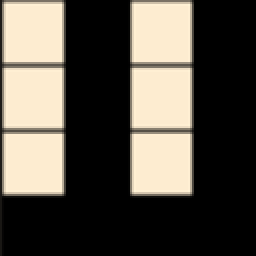
#> input picture imagenes/imagen0.png, 128 x 128 px (shown 2 times larger)
$ python compare_image.py
#> lines starting #> are read from the running program, lines starting #| are printed output that depends on the picture
from PIL import Image
import numpy as np
import os
import matplotlib.pyplot as plt
import matplotlib.patches as patches

# Definición de la clase del MX-Quadtree
class MXQuadtreeNode:
    def __init__(self, image_data, x, y, size):
        self.x = x
        self.y = y
        self.size = size
        self.image_data = image_data

        if self.size == 1:
            # Nodo hoja, valor de píxel único
            self.value = self.image_data[y, x]
            self.children = []
        else:
            half_size = size // 2
            self.children = [
                MXQuadtreeNode(image_data, x, y, half_size),  # Top-left
                MXQuadtreeNode(image_data, x + half_size, y, half_size),  # Top-right
                MXQuadtreeNode(image_data, x, y + half_size, half_size),  # Bottom-left
                MXQuadtreeNode(image_data, x + half_size, y + half_size, half_size)  # Bottom-right
            ]
            self.value = np.mean([child.value for child in self.children])

def build_quadtree(image_data):
    size = image_data.shape[0]
    return MXQuadtreeNode(image_data, 0, 0, size)

def draw_quadtree_with_diff(node1, node2, ax, x, y, size, threshold=30):
    if not node1.children and not node2.children:
        diff = abs(node1.value - node2.value)
        if diff > threshold:
            ax.add_patch(patches.Rectangle((x, y), size, size, fill=True, edgecolor='blue', facecolor='red', alpha=0.5))
    elif node1.children and node2.children:
        half_size = size // 2
        draw_quadtree_with_diff(node1.children[0], node2.children[0], ax, x, y, half_size)
        draw_quadtree_with_diff(node1.children[1], node2.children[1], ax, x + half_size, y, half_size)
        draw_quadtree_with_diff(node1.children[2], node2.children[2], ax, x, y + half_size, half_size)
        draw_quadtree_with_diff(node1.children[3], node2.children[3], ax, x + half_size, y + half_size, half_size)

def calculate_similarity(image1_data, image2_data):
    tree1 = build_quadtree(image1_data)
    tree2 = build_quadtree(image2_data)
    difference = compare_quadtrees(tree1, tree2)
    max_diff = 255
    similarity = 1 - (difference / max_diff)
    return similarity, tree1, tree2

def compare_quadtrees(tree1, tree2):
    if not tree1.children and not tree2.children:
        return abs(tree1.value - tree2.value)
    elif tree1.children and tree2.children:
        diff = 0
        for child1, child2 in zip(tree1.children, tree2.children):
            diff += compare_quadtrees(child1, child2)
        return diff / 4
    else:
        return 255

def visualize_differences(tree1, tree2, reference_image_data, comparison_image_data, image_name):
    fig, ax = plt.subplots(figsize=(6, 6))
    ax.imshow(reference_image_data, cmap='gray')
    draw_quadtree_with_diff(tree1, tree2, ax, 0, 0, reference_image_data.shape[0], threshold=30)
    plt.title(f'Diferencias Quadtree con {image_name}')
    plt.axis('off')
    plt.show()

def find_most_similar(reference_image_path, comparison_image_paths):
#> called with reference_image_path = 'imagenes/imagen0.png'
    reference_image = Image.open(reference_image_path).convert('L')
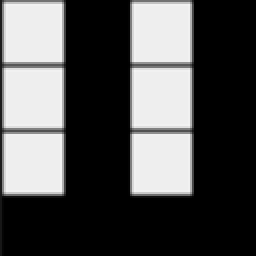
#> reference_image: PIL image 128x128 L (shown 2 times larger); min 0, max 244, mean 83.1
    reference_image_data = np.array(reference_image)

    similarities = []
    best_similarity = -1
    best_image_path = None
    best_tree1, best_tree2 = None, None

    for image_path in comparison_image_paths:
        comparison_image = Image.open(image_path).convert('L')
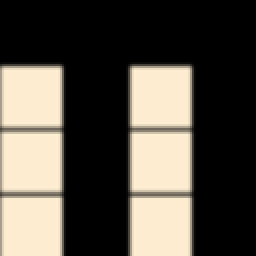
#> input picture imagenes/imagen1.png, 128 x 128 px (shown 2 times larger)
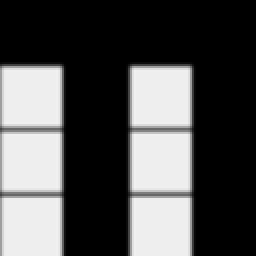
#> comparison_image: PIL image 128x128 L (shown 2 times larger); min 0, max 242, mean 82.2
        if comparison_image.size != reference_image.size:
            comparison_image = comparison_image.resize(reference_image.size)

        comparison_image_data = np.array(comparison_image)
        similarity, tree1, tree2 = calculate_similarity(reference_image_data, comparison_image_data)
#> in __init__, `self.value = np.mean([child.value for child in self.children])`: self.value = 83.14
#> the loop in compare_quadtrees, `for child1, child2 in zip(tree1.children, tree2.children):` made 4 passes
#> diff on pass 1: 0
        similarities.append((image_path, similarity))

        # Visualizamos las diferencias entre el Quadtree de referencia y el Quadtree de la imagen de comparación
        visualize_differences(tree1, tree2, reference_image_data, comparison_image_data, os.path.basename(image_path))
#> in visualize_differences, `plt.show()`:
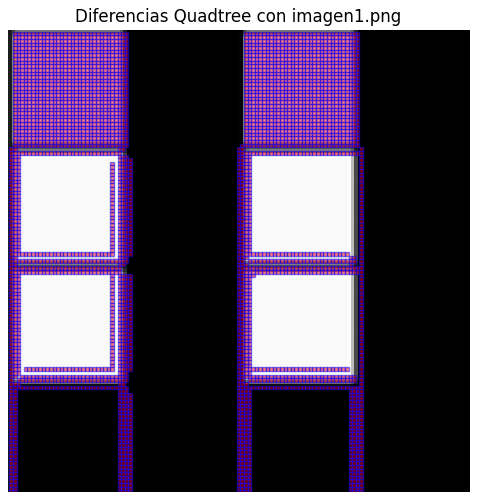
#> figure drawn by matplotlib, 1 panel

        if similarity > best_similarity:
            best_similarity = similarity
            best_image_path = image_path
            best_tree1, best_tree2 = tree1, tree2
#> pass 2 of the loop in find_most_similar, `for image_path in comparison_image_paths:`:
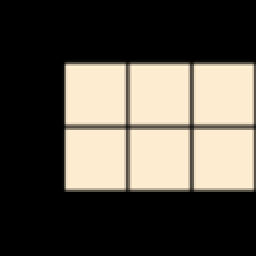
#> input picture imagenes/imagen2.png, 128 x 128 px (shown 2 times larger)
#> in find_most_similar, `comparison_image = Image.open(image_path).convert('L')`:
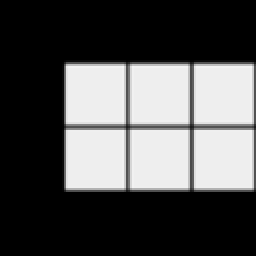
#> comparison_image: PIL image 128x128 L (shown 2 times larger); min 0, max 245, mean 82.3
#> in visualize_differences (call 2), `plt.show()`:
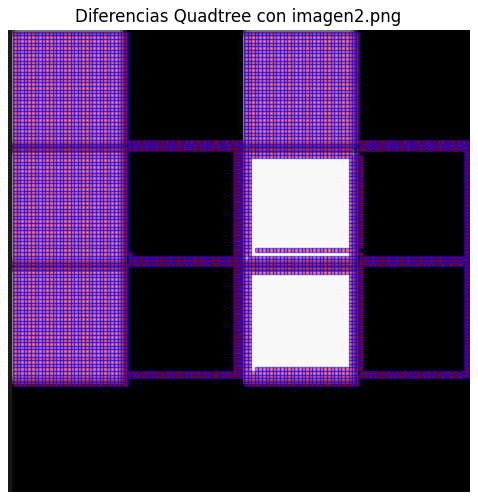
#> figure drawn by matplotlib, 1 panel
#> pass 3 of the loop in find_most_similar, `for image_path in comparison_image_paths:`:
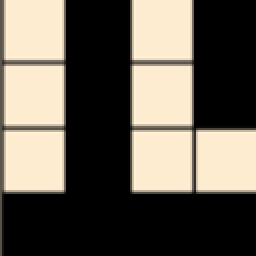
#> input picture imagenes/imagen3.png, 128 x 128 px (shown 2 times larger)
#> in find_most_similar, `comparison_image = Image.open(image_path).convert('L')`:
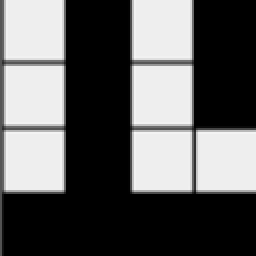
#> comparison_image: PIL image 128x128 L (shown 2 times larger); min 0, max 246, mean 96.8
#> in visualize_differences (call 3), `plt.show()`:
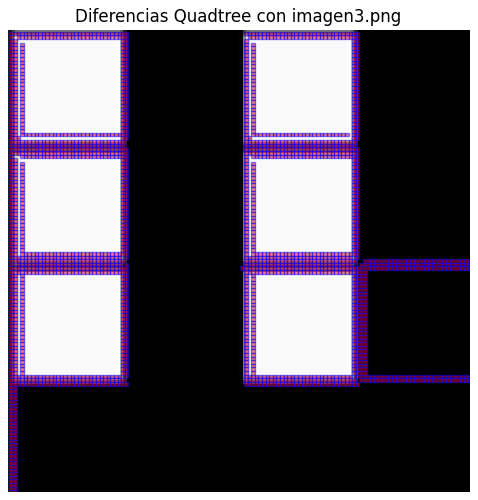
#> figure drawn by matplotlib, 1 panel
#> the loop made 4 passes; the first 3 are shown

    print(f'La imagen más similar es: {best_image_path} con una similitud de {best_similarity:.2f}')
#| La imagen más similar es: imagenes/imagen3.png con una similitud de 0.92

    # Visualizamos las diferencias entre la imagen más similar y la de referencia
    visualize_differences(best_tree1, best_tree2, reference_image_data, comparison_image_data, 'Imagen más similar')
#> in visualize_differences (call 5), `plt.show()`:
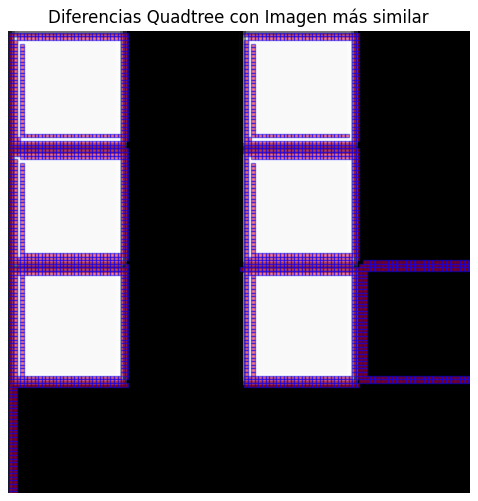
#> figure drawn by matplotlib, 1 panel

    return similarities

# Ejemplo de uso
reference_image_path = 'imagenes/imagen0.png'  # Ruta de la imagen de referencia
comparison_image_paths = ['imagenes/imagen1.png', 'imagenes/imagen2.png', 'imagenes/imagen3.png', 'imagenes/imagen4.png']  # Lista de imágenes a comparar

# Llamamos a la función para encontrar la imagen más similar
similarities = find_most_similar(reference_image_path, comparison_image_paths)

# Imprimimos las similitudes de cada imagen
for image_path, similarity in similarities:
    print(f'Imagen: {image_path}, Similitud: {similarity:.2f}')
